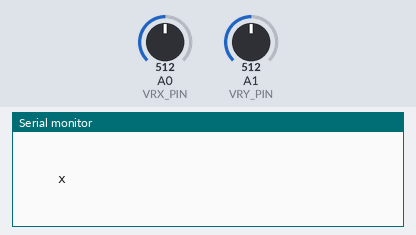
Recording of a sketch running on a simulated Arduino Nano, built with avr-gcc and run on an emulated ATmega328P. Shown: the last lines printed to the serial monitor. The inputs (shaded band) are chosen by the test bench; at power-on: A0 (VRX_PIN) = 512, A1 (VRY_PIN) = 512.

Above: at 1.2 s.
1.3 s: A0 (VRX_PIN) set to 716
At 1.73 s:
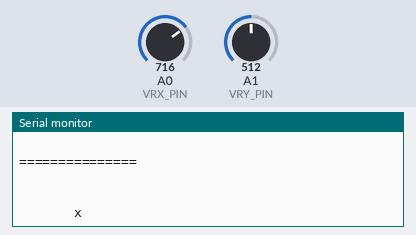
2.9 s: A0 (VRX_PIN) set to 900
At 3.05 s:
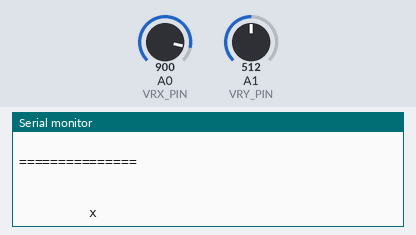
4.5 s: A0 (VRX_PIN) set to 306
At 5.69 s:
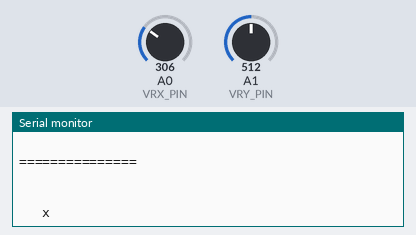
6.1 s: A0 (VRX_PIN) set to 122
At 6.4 s:
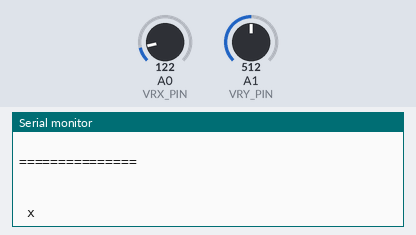

Measured:
- after the input at 1.3 s, the serial monitor: prints a new line at once (image 1)
- after the input at 2.9 s, the serial monitor: prints a new line after 0.05 s (image 2)
- after the input at 4.5 s, the serial monitor: prints a new line after 0.07 s (image 3)
- after the input at 6.1 s, the serial monitor: prints a new line after 0.10 s (image 4)

The sketch:

Joystick_to_Serial.ino
```cpp
/*
* Curators: Eszter Kovács, Filippo De Togni
* Date: 08/02/2025
* Affiliation: IOIO Lab, Malmö University
*
* Sketch Name: Joystick_to_Serial
* Behaviour: A light dependent resistor outputs a voltage value based on ambient light
* Components required: Joystick
*
* Extra info here:
* – This sketch assumes the 5V Pin on the Arduino Nano 33 Ble Rev2 has been enables.
* – Read more about it here:https://docs.arduino.cc/hardware/nano-33-ble/#tech-specs.
*/

#define VRX_PIN  A0 // Arduino pin connected to VRX pin
#define VRY_PIN  A1 // Arduino pin connected to VRY pin
// #define SW_PIN   D10  // Arduino pin connected to SW  pin

int xValue = 0;
int yValue = 0;

void setup() {
  Serial.begin(115200);

  pinMode(VRX_PIN, INPUT);
  pinMode(VRY_PIN, INPUT);
  // pinMode(SW_PIN, INPUT_PULLUP);
}

void loop() {
  // Use these two values to
  xValue = analogRead(VRX_PIN);
  yValue = analogRead(VRY_PIN);

  Serial.println("===============");
  displayValues(xValue, yValue);
  Serial.println("");

  delay(100);
}

void displayValues(int x, int y) {
  int mappedX = map(x, 0, 1023, 0, 5); // Map to 0-5 for a 5x5 grid
  int mappedY = map(y, 0, 1023, 0, 5);

  for (int i = 0; i < 5; i++) {
    for (int j = 0; j < 5; j++) {
      if (i == mappedY && j == mappedX) {
        Serial.print(" x ");
      } else {
        Serial.print("  ");
      }
    }
    Serial.println();
  }
}
```
